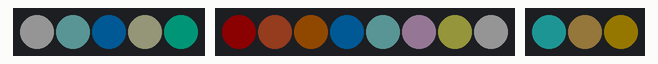
Recording of a sketch running on a simulated Arduino Uno, built with avr-gcc and run on an emulated ATmega328P. Shown: 5 RGB LEDs in strip order, left to right, 8 RGB LEDs in strip order, left to right, 3 RGB LEDs in strip order, left to right. Dim RGB values are drawn brighter than linear; random numbers use the default seed unless the sketch sets one.

Above: at 0.1 s.
At 4.1 s:
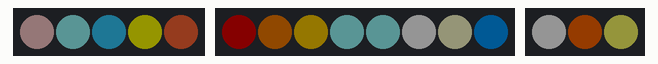
At 9.1 s:
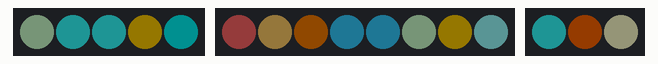
At 19.1 s:
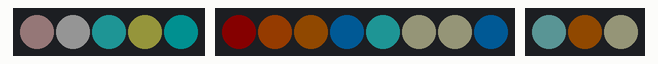
At 28.1 s:
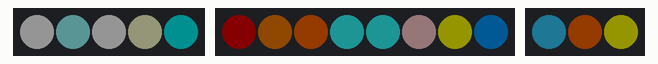
At 38.2 s:
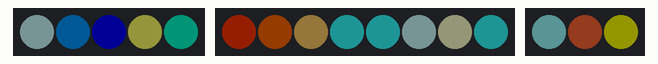
Timing chart, 0 to 40.0 s (numbered marks = the images above):
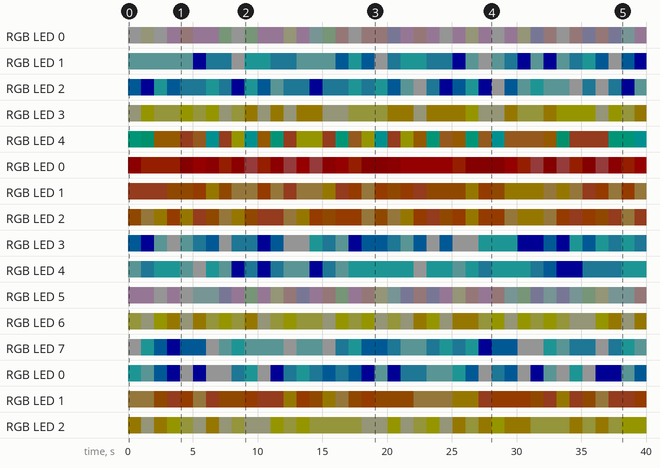

The sketch:

AndromedaDress.ino
```cpp
// HALLOWEEN 2015: "Andromeda Dress"
//
// Program to control the 16 main 'stars' (NeoPixels) of the Andromeda constellation,
// sewn onto a black dress.

#include <Adafruit_NeoPixel.h>

// User-defined parameters //////////////////////////////////////////
// LED output pin on Flora
#define PIN_strip1 9   // 1st "line" of stars
#define PIN_strip2 6   // 2nd "line" of stars
#define PIN_strip3 10  // 3rd "line" of stars

// number of NeoPixels to control
#define starCount_strip1 5    // 1st "line" of stars
#define starCount_strip2 8    // 2nd "line" of stars
#define starCount_strip3 3    // 3rd "line" of stars

#define mySpeed 1000  // speed for color changes

// Star color sets
uint32_t cReds[] = {0xFF0000, 0xFF6666, 0x990000, 0x660000, 0xFF3300}; // reds
uint32_t cOrYlBlGr[] = {0xFF9900, 0xFF9933, 0xFF6633, 0xFFFF00, 0x00CC99, 0x00CCCC,0x00FFCC}; // orange, yellow, blue-green
uint32_t cOranges[] = {0xFF6600, 0xFFCC00, 0xFFCC66, 0xCC6600, 0xFF6633}; // oranges
uint32_t cBlueWhite[] = {0xFFFFFF, 0x99FFFF, 0x33FFFF, 0x33CCFF, 0x0000FF, 0x0099FF}; // blue white
uint32_t cWhites[] = {0xFFFFFF, 0xFFCCCC, 0xFFFFCC, 0xCCFFCC, 0xCCFFFF, 0xCCCCFF, 0xFFCCFF}; // whites
uint32_t cYellows[] = {0xFFFF00, 0xFFFF66, 0xFFFFCC, 0xFFCC00}; // yellows
uint32_t cDefault = 0x00FF00; // green default color

// Set up Pixels
Adafruit_NeoPixel strip1 = Adafruit_NeoPixel(starCount_strip1, PIN_strip1, NEO_GRB + NEO_KHZ800); // 1st "line" of stars
Adafruit_NeoPixel strip2 = Adafruit_NeoPixel(starCount_strip2, PIN_strip2, NEO_GRB + NEO_KHZ800); // 2nd "line" of stars
Adafruit_NeoPixel strip3 = Adafruit_NeoPixel(starCount_strip3, PIN_strip3, NEO_GRB + NEO_KHZ800); // 3rd "line" of stars


void setup() {
  strip1.begin();
  strip1.setBrightness(20); // 1/3 brightness to save battery
  strip1.show();            // Initialize all pixels to 'off'
  strip2.begin();
  strip2.setBrightness(20); // 1/3 brightness to save battery
  strip2.show();            // Initialize all pixels to 'off'
  strip3.begin();
  strip3.setBrightness(20); // 1/3 brightness to save battery
  strip3.show();            // Initialize all pixels to 'off'

}

void loop() {
  colorStars(mySpeed);

}


// Change the color of each star/pixel, cycling through its color list/array
void colorStars(int wait) {

  int arraySize;
  int whichColor;
  uint32_t color;

  // Strip 1
  for (int pos = 0; pos < starCount_strip1; pos ++) {
    switch (pos) {
      // white
      case 0:  // case # is star pos 0, 1, etc
        arraySize = sizeof(cWhites)/4; // divide by 4 b/c size returned in bytes + array values are in bytes
        whichColor = random(arraySize);
        color = cWhites[whichColor]; // get random color from color array
        strip1.setPixelColor(pos, color);
        break;

      // BlueWhite
      case 1:  // case # is star pos 0, 1, etc
      case 2:
        arraySize = sizeof(cBlueWhite)/4;
        whichColor = random(arraySize);
        color = cBlueWhite[whichColor];
        strip1.setPixelColor(pos, color);
        break;

      // yellow
      case 3:  // case # is star pos 0, 1, etc
        arraySize = sizeof(cYellows)/4;
        whichColor = random(arraySize);
        color = cYellows[whichColor];
        strip1.setPixelColor(pos, color);
        break;

      // orange-yellow-blue-green
      case 4:  // case # is star pos 0, 1, etc
        arraySize = sizeof(cOrYlBlGr)/4;
        whichColor = random(arraySize);
        color = cOrYlBlGr[whichColor];
        strip1.setPixelColor(pos, color);
        break;

      default: // be sure to have all position cases called out, or uses a default color
        strip1.setPixelColor(pos, cDefault);
      break;
    }
  } // end Strip1


  // Strip 2
  for (int pos = 0; pos < starCount_strip2; pos ++) {
    switch (pos) {
      // red
      case 0:  // case # is star pos 0, 1, etc
        arraySize = sizeof(cReds)/4; // divide by 4 b/c size returned in bytes + array values are in bytes
        whichColor = random(arraySize);
        color = cReds[whichColor]; // get random color from color array
        strip2.setPixelColor(pos, color);
        break;

      // white
      case 5:  // case # is star pos 0, 1, etc
        arraySize = sizeof(cWhites)/4; // divide by 4 b/c size returned in bytes + array values are in bytes
        whichColor = random(arraySize);
        color = cWhites[whichColor]; // get random color from color array
        strip2.setPixelColor(pos, color);
        break;

      // BlueWhite
      case 3:  // case # is star pos 0, 1, etc
      case 4:
      case 7:
        arraySize = sizeof(cBlueWhite)/4;
        whichColor = random(arraySize);
        color = cBlueWhite[whichColor];
        strip2.setPixelColor(pos, color);
        break;

      // yellow
      case 6:  // case # is star pos 0, 1, etc
        arraySize = sizeof(cYellows)/4;
        whichColor = random(arraySize);
        color = cYellows[whichColor];
        strip2.setPixelColor(pos, color);
        break;

      // orange
      case 1:  // case # is star pos 0, 1, etc
      case 2:
      arraySize = sizeof(cOranges)/4;
        whichColor = random(arraySize);
        color = cOranges[whichColor];
        strip2.setPixelColor(pos, color);
        break;

      default: // be sure to have all position cases called out, or uses a default color
        strip1.setPixelColor(pos, cDefault);
      break;
    }
  } // end Strip2


  // Strip 3
  for (int pos = 0; pos < starCount_strip3; pos ++) {
    switch (pos) {
      // BlueWhite
      case 0:  // case # is star pos 0, 1, etc
        arraySize = sizeof(cBlueWhite)/4;
        whichColor = random(arraySize);
        color = cBlueWhite[whichColor];
        strip3.setPixelColor(pos, color);
        break;

      // orange
      case 1:  // case # is star pos 0, 1, etc
        arraySize = sizeof(cOranges)/4;
        whichColor = random(arraySize);
        color = cOranges[whichColor];
        strip3.setPixelColor(pos, color);
        break;

      // yellow
      case 2:  // case # is star pos 0, 1, etc
        arraySize = sizeof(cYellows)/4;
        whichColor = random(arraySize);
        color = cYellows[whichColor];
        strip3.setPixelColor(pos, color);
        break;

      default: // be sure to have all position cases called out, or uses a default color
        strip3.setPixelColor(pos, cDefault);
      break;
    }
  } // end Strip3


  strip1.show();
  strip2.show();
  strip3.show();
  delay(wait);

}
```

Measured:
- by itself, RGB LED 0: off → RGB(12, 0, 0) at 0.01 s, → RGB(20, 4, 0) 1.0 s later, → RGB(8, 0, 0) 3.0 s later, → RGB(20, 0, 0) 1.0 s later, … (32 changes in this stretch)
- by itself, RGB LED 1: off → RGB(20, 8, 4) at 0.01 s, → RGB(16, 8, 0) 3.0 s later, → RGB(20, 8, 0) 2.0 s later, → RGB(20, 16, 0) 1.0 s later, … (31 changes in this stretch)
- what the display in image 3 shows lasts 1.0 s, from 19.1 s to 20.1 s
